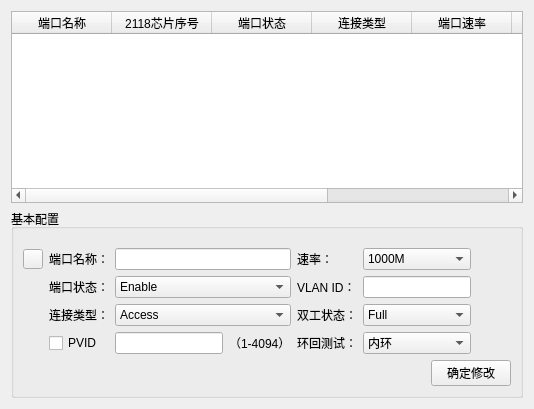
      <widget class="QWidget" name="tab">
       <attribute name="title">
        <string>端口管理</string>
       </attribute>
       <layout class="QGridLayout" name="gridLayout_31">
        <item row="0" column="0">
         <layout class="QVBoxLayout" name="verticalLayout_2" stretch="1,0">
          <item>
           <widget class="MyTableWidget" name="tableWidgetPortInfo">
            <column>
             <property name="text">
              <string>端口名称</string>
             </property>
            </column>
            <column>
             <property name="text">
              <string>2118芯片序号</string>
             </property>
            </column>
            <column>
             <property name="text">
              <string>端口状态</string>
             </property>
            </column>
            <column>
             <property name="text">
              <string>连接类型</string>
             </property>
            </column>
            <column>
             <property name="text">
              <string>端口速率</string>
             </property>
            </column>
            <column>
             <property name="text">
              <string>VLAN ID</string>
             </property>
            </column>
            <column>
             <property name="text">
              <string>双工状态</string>
             </property>
            </column>
            <column>
             <property name="text">
              <string>PVID</string>
             </property>
            </column>
           </widget>
          </item>
          <item>
           <layout class="QHBoxLayout" name="horizontalLayout_23" stretch="0,0">
            <item>
             <widget class="QGroupBox" name="groupBoxPortInfo">
              <property name="title">
               <string>基本配置</string>
              </property>
              <layout class="QGridLayout" name="gridLayout_29">
               <item row="1" column="0">
                <layout class="QGridLayout" name="gridLayout_5" columnstretch="0,0,0,0,0,0">
                 <item row="1" column="2">
                  <widget class="QLineEdit" name="lineEditPortName"/>
                 </item>
                 <item row="4" column="3">
                  <widget class="QLabel" name="label_15">
                   <property name="text">
                    <string>环回测试：</string>
                   </property>
                  </widget>
                 </item>
                 <item row="4" column="4">
                  <widget class="QComboBox" name="cBoxLoopback">
                   <item>
                    <property name="text">
                     <string>内环</string>
                    </property>
                   </item>
                   <item>
                    <property name="text">
                     <string>外环</string>
                    </property>
                   </item>
                  </widget>
                 </item>
                 <item row="2" column="3">
                  <widget class="QLabel" name="label_4">
                   <property name="text">
                    <string>VLAN ID：</string>
                   </property>
                   <property name="buddy">
                    <cstring>lineEditVlanId</cstring>
                   </property>
                  </widget>
                 </item>
                 <item row="1" column="0">
                  <widget class="QPushButton" name="BtnPackUp">
                   <property name="maximumSize">
                    <size>
                     <width>20</width>
                     <height>20</height>
                    </size>
                   </property>
                   <property name="toolTip">
                    <string>收起基础配置界面</string>
                   </property>
                   <property name="text">
                    <string/>
                   </property>
                   <property name="icon">
                    <iconset resource="Resource.qrc">
                     <normaloff>:/icons/pullDown.png</normaloff>:/icons/pullDown.png</iconset>
                   </property>
                  </widget>
                 </item>
                 <item row="3" column="4">
                  <widget class="QComboBox" name="cBoxDuplex">
                   <item>
                    <property name="text">
                     <string>Full</string>
                    </property>
                   </item>
                   <item>
                    <property name="text">
                     <string>Half</string>
                    </property>
                   </item>
                  </widget>
                 </item>
                 <item row="0" column="2">
                  <spacer name="horizontalSpacer_33">
                   <property name="orientation">
                    <enum>Qt::Horizontal</enum>
                   </property>
                   <property name="sizeHint" stdset="0">
                    <size>
                     <width>40</width>
                     <height>10</height>
                    </size>
                   </property>
                  </spacer>
                 </item>
                 <item row="1" column="4">
                  <widget class="QComboBox" name="cBoxPortSpeed">
                   <item>
                    <property name="text">
                     <string>1000M</string>
                    </property>
                   </item>
                   <item>
                    <property name="text">
                     <string>100M</string>
                    </property>
                   </item>
                   <item>
                    <property name="text">
                     <string>10M</string>
                    </property>
                   </item>
                  </widget>
                 </item>
                 <item row="3" column="3">
                  <widget class="QLabel" name="label_37">
                   <property name="text">
                    <string>双工状态：</string>
                   </property>
                   <property name="buddy">
                    <cstring>cBoxDuplex</cstring>
                   </property>
                  </widget>
                 </item>
                 <item row="2" column="1">
                  <widget class="QLabel" name="label_34">
                   <property name="text">
                    <string>端口状态：</string>
                   </property>
                   <property name="buddy">
                    <cstring>cBoxPortStatus</cstring>
                   </property>
                  </widget>
                 </item>
                 <item row="4" column="1">
                  <widget class="QCheckBox" name="cBoxPVID">
                   <property name="text">
                    <string>PVID</string>
                   </property>
                  </widget>
                 </item>
                 <item row="4" column="2">
                  <layout class="QHBoxLayout" name="horizontalLayout_22">
                   <item>
                    <widget class="QLineEdit" name="lineEditPVID"/>
                   </item>
                   <item>
                    <widget class="QLabel" name="label_38">
                     <property name="text">
                      <string>（1-4094）</string>
                     </property>
                    </widget>
                   </item>
                  </layout>
                 </item>
                 <item row="3" column="1">
                  <widget class="QLabel" name="label_35">
                   <property name="text">
                    <string>连接类型：</string>
                   </property>
                   <property name="buddy">
                    <cstring>cBoxConnectType</cstring>
                   </property>
                  </widget>
                 </item>
                 <item row="2" column="4">
                  <widget class="QLineEdit" name="lineEditVlanId"/>
                 </item>
                 <item row="2" column="2">
                  <widget class="QComboBox" name="cBoxPortStatus">
                   <item>
                    <property name="text">
                     <string>Enable</string>
                    </property>
                   </item>
                   <item>
                    <property name="text">
                     <string>Disable</string>
                    </property>
                   </item>
                  </widget>
                 </item>
                 <item row="1" column="1">
                  <widget class="QLabel" name="label">
                   <property name="text">
                    <string>端口名称：</string>
                   </property>
                   <property name="buddy">
                    <cstring>lineEditPortName</cstring>
                   </property>
                  </widget>
                 </item>
                 <item row="3" column="2">
                  <widget class="QComboBox" name="cBoxConnectType">
                   <item>
                    <property name="text">
                     <string>Access</string>
                    </property>
                   </item>
                   <item>
                    <property name="text">
                     <string>Trunk</string>
                    </property>
                   </item>
                   <item>
                    <property name="text">
                     <string>Hybrid</string>
                    </property>
                   </item>
                  </widget>
                 </item>
                 <item row="1" column="3">
                  <widget class="QLabel" name="label_36">
                   <property name="text">
                    <string>速率：</string>
                   </property>
                   <property name="buddy">
                    <cstring>cBoxPortSpeed</cstring>
                   </property>
                  </widget>
                 </item>
                 <item row="1" column="5">
                  <spacer name="horizontalSpacer_32">
                   <property name="orientation">
                    <enum>Qt::Horizontal</enum>
                   </property>
                   <property name="sizeHint" stdset="0">
                    <size>
                     <width>40</width>
                     <height>20</height>
                    </size>
                   </property>
                  </spacer>
                 </item>
                </layout>
               </item>
               <item row="2" column="0">
                <layout class="QHBoxLayout" name="horizontalLayout">
                 <item>
                  <spacer name="horizontalSpacer">
                   <property name="orientation">
                    <enum>Qt::Horizontal</enum>
                   </property>
                   <property name="sizeHint" stdset="0">
                    <size>
                     <width>40</width>
                     <height>10</height>
                    </size>
                   </property>
                  </spacer>
                 </item>
                 <item>
                  <widget class="QPushButton" name="BtnModifyPortInfo">
                   <property name="text">
                    <string>确定修改</string>
                   </property>
                  </widget>
                 </item>
                </layout>
               </item>
              </layout>
             </widget>
            </item>
            <item>
             <layout class="QVBoxLayout" name="verticalLayoutPackUp"/>
            </item>
           </layout>
          </item>
         </layout>
        </item>
       </layout>
      </widget>
